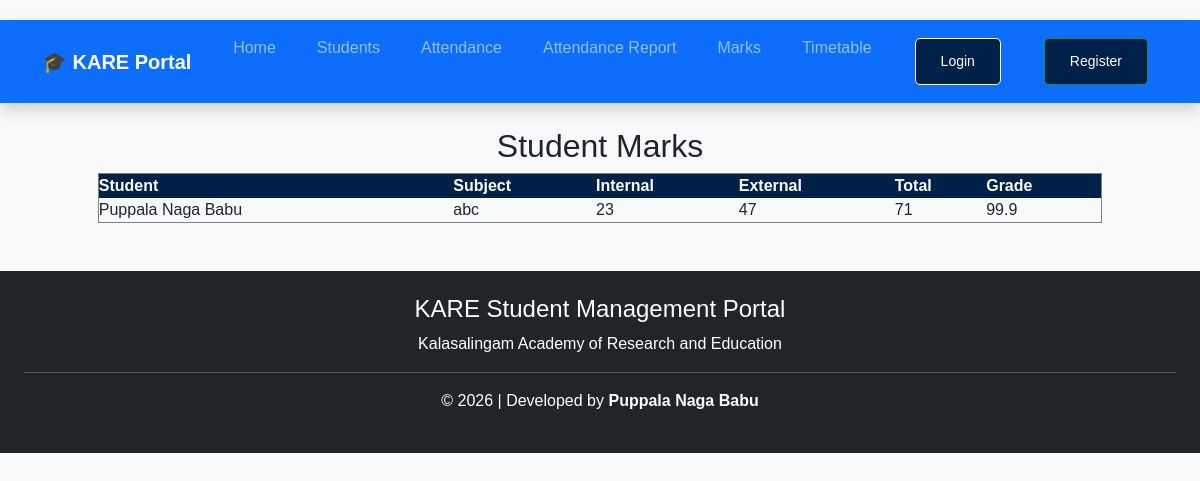
The app's page /students/marks/ with its own data.
### KARE/students/models.py (models this page shows, shortened)
class Marks(models.Model):
    student = models.ForeignKey(
        Student,
        on_delete=models.CASCADE
    )
    subject = models.CharField(max_length=100)
    internal = models.IntegerField()
    external = models.IntegerField()
    total = models.IntegerField()
    grade = models.CharField(max_length=5)

class Student(models.Model):
    name = models.CharField(max_length=100)
    roll_number = models.CharField(max_length=20)
    department = models.CharField(max_length=100)
    year = models.IntegerField()
    email = models.EmailField()
    phone = models.CharField(max_length=15)
    photo = models.ImageField(
        upload_to="students/",
        blank=True,
        null=True
    )

### KARE/students/views.py (the view)
# urls.py: path("marks/", views.marks_list, name="marks_list"),
def marks_list(request):
    marks = Marks.objects.all()
    return render(request, "marks_list.html", {
        "marks": marks
    })

### KARE/templates/marks_list.html
{% extends 'base.html' %}
{% block content %}
<h2 style="text-align:center;">Student Marks</h2>
<table border="1"
       cellpadding="10"
       cellspacing="0"
       style="width:90%;margin:auto;">
<tr style="background:#002147;color:white;">
<th>Student</th>
<th>Subject</th>
<th>Internal</th>
<th>External</th>
<th>Total</th>
<th>Grade</th>
</tr>
{% for mark in marks %}
<tr>
<td>{{ mark.student.name }}</td>
<td>{{ mark.subject }}</td>
<td>{{ mark.internal }}</td>
<td>{{ mark.external }}</td>
<td>{{ mark.total }}</td>
<td>{{ mark.grade }}</td>
</tr>
{% empty %}
<tr>
<td colspan="6" style="text-align:center;">
No Marks Available
</td>
</tr>
{% endfor %}
</table>
{% endblock %}

### KARE/static/css/style.css (style rules this page uses)
* { margin:0; padding:0; box-sizing:border-box; }
body { font-family:Arial, sans-serif; background:#f4f4f4; }

### records on screen
Marks: student.name "Puppala Naga Babu", subject "abc", internal "23", external "47", total "71", grade "99.9"
